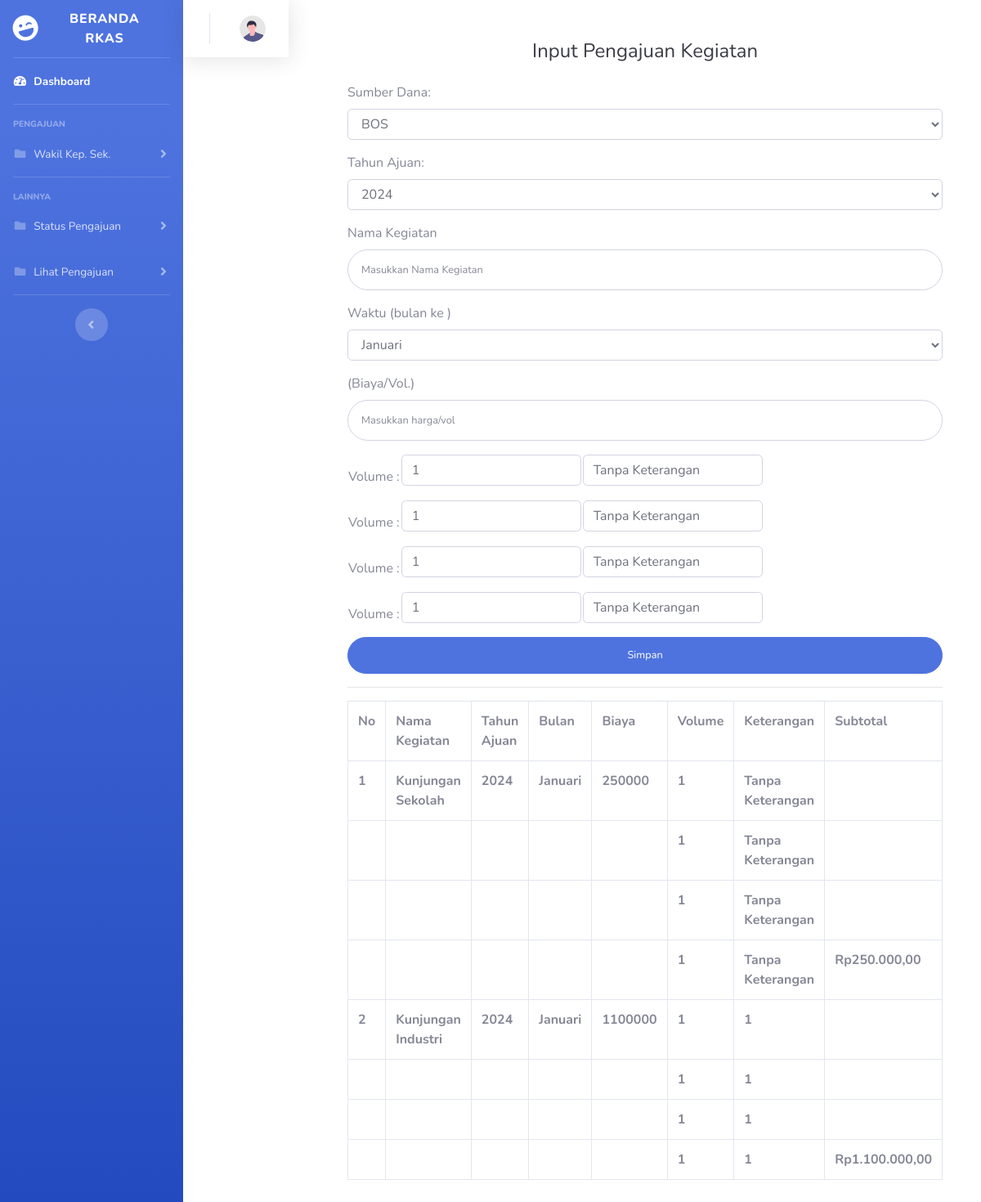
The app's page /rkas/kegiatan.php, older data.
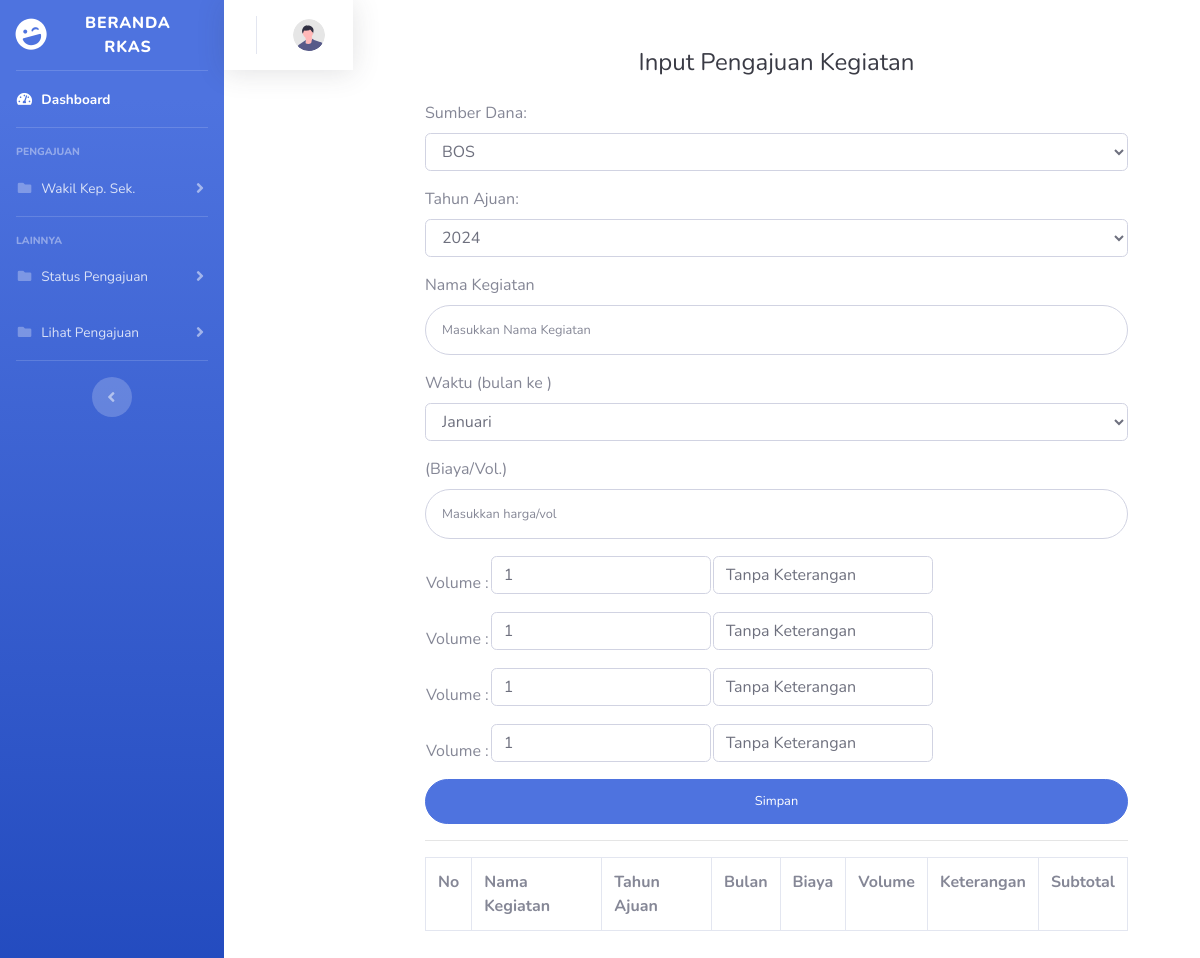
The same page, newer data.
### tables this page shows
CREATE TABLE `tb_kegiatan` (
  `id_kegiatan` int(11) NOT NULL,
  `sumber_dana` varchar(50) NOT NULL,
  `tahun_ajuan` int(4) NOT NULL,
  `nama_kegiatan` varchar(50) NOT NULL,
  `bulan` varchar(50) NOT NULL,
  `biaya` int(20) NOT NULL,
  `volume_1` int(11) NOT NULL,
  `volume_2` int(11) NOT NULL,
  `volume_3` int(11) NOT NULL,
  `volume_4` int(11) NOT NULL,
  `keterangan_volume1` varchar(75) NOT NULL,
  `keterangan_volume2` varchar(75) NOT NULL,
  `keterangan_volume3` varchar(75) NOT NULL,
  `keterangan_volume4` varchar(75) NOT NULL,
  `total` int(20) NOT NULL,
  `status` varchar(50) NOT NULL,
  `tanggal_order` date NOT NULL,
  `link` text NOT NULL,
  `status_order` char(10) NOT NULL,
  `status_bayar` char(10) NOT NULL
);

### rkas/kegiatan.php (the view, shortened to what the changed rows need)
<?php
include "koneksi.php";
$sql = mysqli_query($conn, "SELECT * FROM tb_kegiatan ORDER BY id_kegiatan DESC");
?>
<!DOCTYPE html>
<html lang="en">
<head>
    <link href="vendor/fontawesome-free/css/all.min.css" rel="stylesheet" type="text/css">
    <link href="css/sb-admin-2.css" rel="stylesheet">
</head>
<body id="page-top">
    <div id="wrapper">
                <div class="container">
        <div class="p-5">
                            <div class="text-center">
                                <h1 class="h4 text-gray-900 mb-4">Input Pengajuan Kegiatan</h1>
                            </div>
                            <div class="table-responsive">
                                <table class="table table-bordered" id="dataTable" width="100%" cellspacing="0">
                                <tr>
                                <th>No</th>
                        <th>Nama Kegiatan</th>
                        <th>Tahun Ajuan</th>
                        <th>Bulan</th>
                        <th>Biaya</th>
                        <th>Volume</th>
                        <th>Keterangan</th>
                        <th>Subtotal</th>
                                    </tr>
                                        <?php $no = 0;?>
                                    <?php foreach ($sql as $row) : ?>
                                    <tr>
                                    <th><?php $no += 1;
                                echo $no; ?></th>
                            <th><?= $row["nama_kegiatan"]; ?></th>
                            <th><?= $row["tahun_ajuan"]; ?></th>
                            <th><?= $row["bulan"]; ?></th>
                            <th><?= $row["biaya"]; ?></th>
                            <th><?= $row["volume_1"]; ?></th>
                            <th><?= $row["keterangan_volume1"]; ?></th>
                            <th></th>
                            <tr>
                                        <th></th>
                                        <th></th>
                                        <th></th>
                                        <th></th>
                                        <th></th>
                                        <th><?= $row["volume_2"];?></th>
                                        <th><?= $row["keterangan_volume2"]?></th>
                                        <th></th>
                                    </tr>
                                    <tr>
                                        <th></th>
                                        <th></th>
                                        <th></th>
                                        <th></th>
                                        <th></th>
                                        <th><?= $row["volume_3"];?></th>
                                        <th><?= $row["keterangan_volume3"]?></th>
                                        <th></th>
                                    </tr>
                                    <tr>
                                        <th></th>
                                        <th></th>
                                        <th></th>
                                        <th></th>
                                        <th></th>
                                        <th><?= $row["volume_4"];?></th>
                                        <th><?= $row["keterangan_volume4"]?></th>
                                        <th>Rp<?= number_format($row["total"], 2, ',', '.'); ?></th>
                                    </tr>
                                    <?php endforeach; ?>
                            </div>
                            </div>
                        </div>
                        </div>
</body>
</html>

Row changes from the older to the newer data that the page shows:
removed tb_kegiatan: nama_kegiatan "Kunjungan Sekolah", tahun_ajuan "2024", bulan "Januari", biaya "250000", volume_1 "1", keterangan_volume1 "Tanpa Keterangan", volume_2 "1", keterangan_volume2 "Tanpa Keterangan", volume_3 "1", keterangan_volume3 "Tanpa Keterangan", volume_4 "1", keterangan_volume4 "Tanpa Keterangan", total "250.000,00"
removed tb_kegiatan: nama_kegiatan "Kunjungan Industri", tahun_ajuan "2024", bulan "Januari", biaya "1100000", volume_1 "1", keterangan_volume1 "1", volume_2 "1", keterangan_volume2 "1", volume_3 "1", keterangan_volume3 "1", volume_4 "1", keterangan_volume4 "1", total "1.100.000,00"
